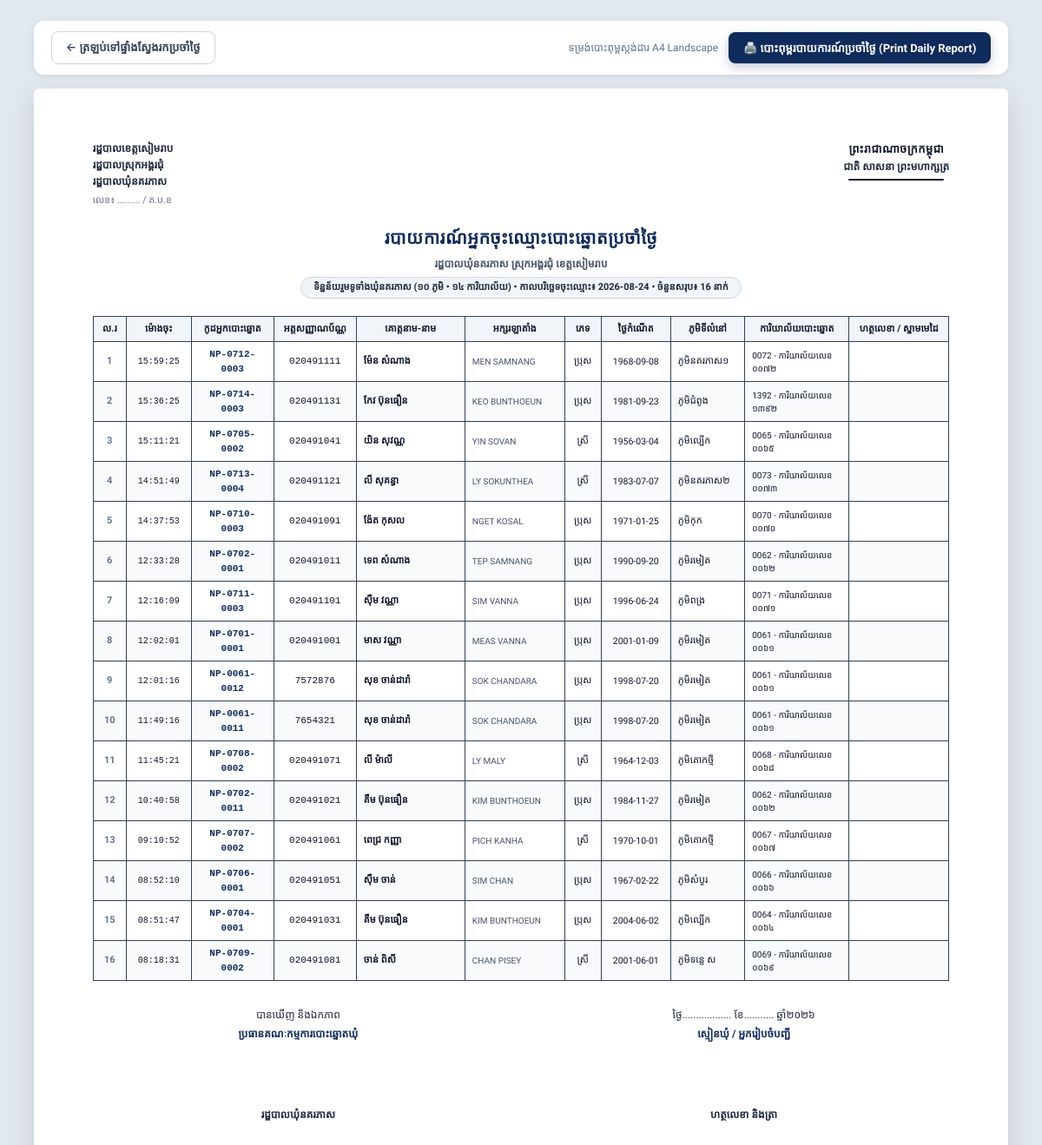
/reports/daily/print?date=2026-08-24 (signed in), run on an earlier commit of the app's database.
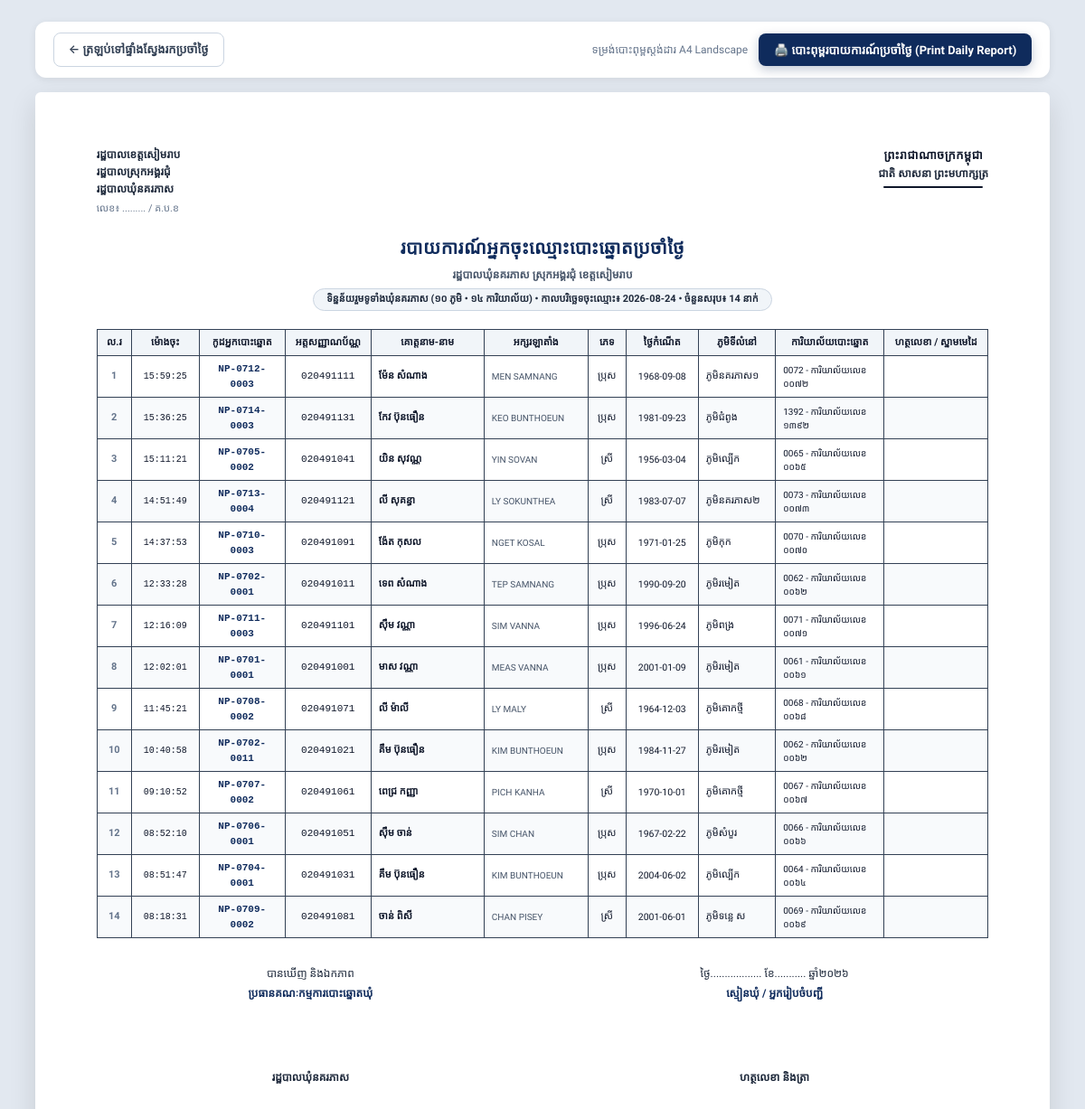
And on a later commit of the database.
### app/models.py (models this page shows, shortened)
class Voter(Base):
    __tablename__ = "voters"
    id = Column(Integer, primary_key=True, index=True)
    voter_code = Column(String(50), unique=True, index=True, nullable=False) # e.g. NP-0701-0001
    list_no = Column(Integer, nullable=False)                                # 1, 2, 3 in station
    national_id = Column(String(50), index=True, nullable=False) # 9 or 10 digit Khmer ID card
    name_kh = Column(String(100), nullable=False)                            # ឈ្មោះខ្មែរ (e.g. ស៊ឹម ចាន់ថន)
    name_en = Column(String(100), nullable=False)                            # ឈ្មោះឡាតាំង (e.g. SIM CHANTHORN)
    gender = Column(String(20), nullable=False)                              # ប្រុស / ស្រី
    dob = Column(String(50), nullable=False)                                 # 1990-04-15 or 1990
    address = Column(String(255), nullable=True)                             # ក្រុមទី...
    village_id = Column(Integer, ForeignKey("villages.id"), nullable=False)
    station_id = Column(Integer, ForeignKey("polling_stations.id"), nullable=False)
    status = Column(String(30), default="active")                            # active, moved, deceased, suspended
    reg_type = Column(String(30), default="new")                              # new (ចុះថ្មី), legacy (បញ្ជីចាស់), transferred (ផ្ទេរចូល)
    reg_year = Column(Integer, default=2026)                                  # ឆ្នាំចុះឈ្មោះ (2026, 2025, 2024...)
    reg_reason = Column(String(100), nullable=True)                           # first_time_18, never_registered, relocated, legacy
    photo_url = Column(Text, nullable=True)                                  # Base64 Data URI or Image path
    has_voted = Column(Boolean, default=False)
    voted_at = Column(DateTime, nullable=True)
    voted_by_user_id = Column(Integer, ForeignKey("users.id"), nullable=True)
    notes = Column(Text, nullable=True)
    created_at = Column(DateTime, default=get_cambodia_now)
    updated_at = Column(DateTime, default=get_cambodia_now, onupdate=get_cambodia_now)
    village = relationship("Village", back_populates="voters")
    station = relationship("PollingStation", back_populates="voters")
    voted_by_user = relationship("User", foreign_keys=[voted_by_user_id])
    birth_certificate = relationship("BirthCertificate", back_populates="voter", uselist=False)

class Village(Base):
    __tablename__ = "villages"
    id = Column(Integer, primary_key=True, index=True)
    code = Column(String(20), unique=True, index=True, nullable=False) # e.g. V01 to V10
    name_kh = Column(String(100), nullable=False)                     # e.g. ភូមិរមៀត
    name_en = Column(String(100), nullable=False)                     # e.g. Romiet Village
    chief_name = Column(String(100), nullable=True)                  # e.g. លោក ឈុន វុទ្ធី
    chief_phone = Column(String(50), nullable=True)                  # e.g. 012 345 678
    total_households = Column(Integer, default=0)
    created_at = Column(DateTime, default=get_cambodia_now)
    stations = relationship("PollingStation", back_populates="village")
    voters = relationship("Voter", back_populates="village")
    users = relationship("User", back_populates="village")
    birth_certificates = relationship("BirthCertificate", back_populates="village")

class PollingStation(Base):
    __tablename__ = "polling_stations"
    id = Column(Integer, primary_key=True, index=True)
    code = Column(String(20), unique=True, index=True, nullable=False) # e.g. 0701 to 0714
    name = Column(String(150), nullable=False)                         # e.g. ការិយាល័យលេខ ០៧០១
    location = Column(String(200), nullable=False)                     # e.g. សាលាបឋមសិក្សារមៀត (បន្ទប់ទី១)
    capacity = Column(Integer, default=600)                            # Maximum capacity
    village_id = Column(Integer, ForeignKey("villages.id"), nullable=True)
    officer_name = Column(String(100), nullable=True)                  # Head of polling station
    officer_phone = Column(String(50), nullable=True)
    created_at = Column(DateTime, default=get_cambodia_now)
    village = relationship("Village", back_populates="stations")
    voters = relationship("Voter", back_populates="station")
    users = relationship("User", back_populates="station")

### app/routes/report_routes.py (the view)
@router.get("/reports/daily/print", response_class=HTMLResponse)
def print_daily_registrations(
    request: Request,
    date: str = Query("", description="Date YYYY-MM-DD"),
    village_id: str = Query("", description="Village ID"),
    station_id: str = Query("", description="Station ID"),
    db: Session = Depends(get_db)
):
    current_user = get_current_user_optional(request, db)
    if not current_user:
        return RedirectResponse(url="/login", status_code=302)
    clean_date = date.strip() if date and date.strip() else get_cambodia_today_str()
    query = db.query(Voter).filter(func.date(Voter.created_at) == clean_date)
    village = None
    station = None
    if village_id and village_id.isdigit():
        village = db.query(Village).filter(Village.id == int(village_id)).first()
        if village:
            query = query.filter(Voter.village_id == int(village_id))
    if station_id and station_id.isdigit():
        station = db.query(PollingStation).filter(PollingStation.id == int(station_id)).first()
        if station:
            query = query.filter(Voter.station_id == int(station_id))
    voters = query.order_by(Voter.created_at.desc(), Voter.list_no.asc()).all()
    return templates.TemplateResponse(request=request, name="reports/daily_print.html", context={
        "current_user": current_user,
        "selected_date": date,
        "voters": voters,
        "village": village,
        "station": station,
        "now": get_cambodia_now()
    })

### app/templates/reports/daily_print.html (shortened to what the changed rows need)
<!DOCTYPE html>
<html lang="km">
<head>
    <link rel="stylesheet" href="/static/css/style.css?v=4.0">
    <link rel="stylesheet" href="/static/css/print.css?v=4.0" media="print">
</head>
<body>
    <div class="sheet">
        <div class="doc-title-block">
            <h1 class="doc-title">របាយការណ៍អ្នកចុះឈ្មោះបោះឆ្នោតប្រចាំថ្ងៃ</h1>
            <div class="doc-badge-info">
                {% if station %}
                    {{ station.name }} (កូដ៖ {{ station.code }})
                {% elif village %}
                    ភូមិ {{ village.name_kh }} (កូដ៖ {{ village.code }})
                {% else %}
                    ទិន្នន័យរួមទូទាំងឃុំនគរភាស (១០ ភូមិ • ១៤ ការិយាល័យ)
                {% endif %}
                • <strong>កាលបរិច្ឆេទចុះឈ្មោះ៖ {{ selected_date }}</strong> • ចំនួនសរុប៖ <strong>{{ voters|length }} នាក់</strong>
            </div>
        </div>
        <table class="official-table">
            <thead>
                <tr>
                    <th style="width: 38px;">ល.រ</th>
                    <th style="width: 75px;">ម៉ោងចុះ</th>
                    <th style="width: 95px;">កូដអ្នកបោះឆ្នោត</th>
                    <th style="width: 95px;">អត្តសញ្ញាណប័ណ្ណ</th>
                    <th style="width: 125px;">គោត្តនាម-នាម</th>
                    <th style="width: 115px;">អក្សរឡាតាំង</th>
                    <th style="width: 42px;">ភេទ</th>
                    <th style="width: 80px;">ថ្ងៃកំណើត</th>
                    <th>ភូមិទីលំនៅ</th>
                    <th style="width: 120px;">ការិយាល័យបោះឆ្នោត</th>
                    <th style="width: 115px;">ហត្ថលេខា / ស្នាមមេដៃ</th>
                </tr>
            </thead>
            <tbody>
                {% if voters %}
                    {% for v in voters %}
                    <tr>
                        <td style="text-align: center; font-weight: bold; color: #64748b;">{{ loop.index }}</td>
                        <td style="font-family: monospace; text-align: center; font-size: 10px;">{{ v.created_at.strftime('%H:%M:%S') if v.created_at else '' }}</td>
                        <td style="font-family: monospace; font-weight: bold; text-align: center; color: #0f2b5c;">{{ v.voter_code }}</td>
                        <td style="font-family: monospace; text-align: center;">{{ v.national_id }}</td>
                        <td style="font-weight: bold; color: #0f172a;">{{ v.name_kh }}</td>
                        <td style="text-transform: uppercase; font-size: 10px; color: #475569;">{{ v.name_en }}</td>
                        <td style="text-align: center;">{{ v.gender }}</td>
                        <td style="text-align: center; font-size: 10.5px;">{{ v.dob }}</td>
                        <td>{{ v.village.name_kh if v.village else '' }}</td>
                        <td style="font-size: 10px;">{{ v.station.code if v.station else '' }} - {{ v.station.name if v.station else '' }}</td>
                        <td></td>
                    </tr>
                    {% endfor %}
                {% else %}
                    <tr>
                        <td colspan="11" style="text-align: center; padding: 25px; color: #64748b;">
                            មិនមានទិន្នន័យអ្នកចុះឈ្មោះក្នុងថ្ងៃទី {{ selected_date }} នេះឡើយ
                        </td>
                    </tr>
                {% endif %}
            </tbody>
        </table>
    </div>
</body>
</html>

What changed in the data, as far as the page shows it:
no longer on this page (row edited): Voter: created_at "12:01:16", voter_code "NP-0061-0012", national_id "7572876", name_kh "សុខ ចាន់ដារ៉ា", name_en "SOK CHANDARA", gender "ប្រុស", dob "1998-07-20", village "ភូមិរមៀត", station "0061", station "ការិយាល័យលេខ ០០៦១"
no longer on this page (row edited): Voter: created_at "11:49:16", voter_code "NP-0061-0011", national_id "7654321", name_kh "សុខ ចាន់ដារ៉ា", name_en "SOK CHANDARA", gender "ប្រុស", dob "1998-07-20", village "ភូមិរមៀត", station "0061", station "ការិយាល័យលេខ ០០៦១"
Also different on the page:
{{ voters|length }}: "16" → "14"
